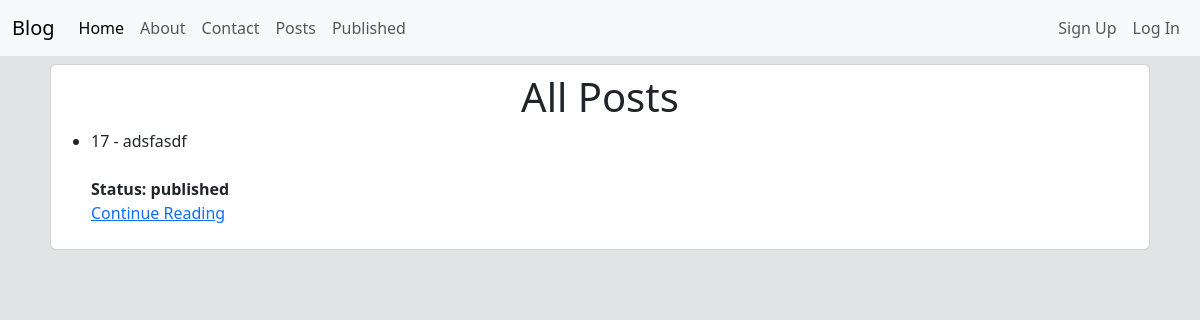
The app's page /posts/, older data.
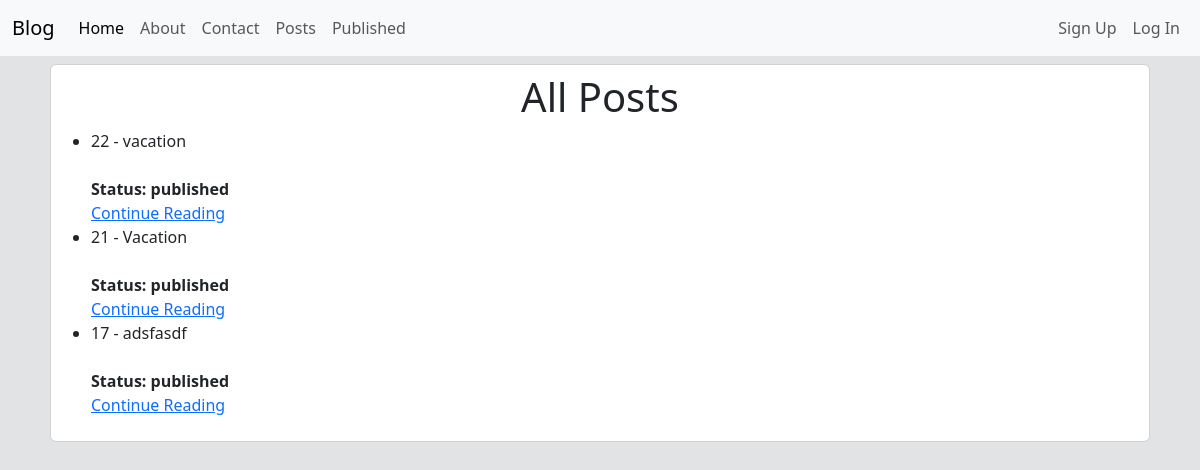
The same page, newer data.
### posts/models.py (models this page shows, shortened)
class Post(models.Model): # oop (object oriented programing)
    title = models.CharField(max_length=128)  # string
    subtitle = models.CharField(max_length=256)  # string
    body = models.TextField()  # string
    created_on = models.DateTimeField(auto_now_add=True)  # date / datetime
    author = models.ForeignKey(
        get_user_model(),
        on_delete=models.CASCADE
    )  # User model
    status = models.ForeignKey(
        Status,
        on_delete=models.DO_NOTHING
    )

class Status(models.Model):
    class Meta:
        verbose_name_plural = "status"
    name = models.CharField(max_length=128, unique=True)
    description = models.CharField(max_length=200, help_text="Write a descrition about the status")
    def __str__(self):
        return f"{self.name}"

### posts/views.py (the view)
# urls.py: path("", PostListView.as_view(), name="post_list"),
class PostListView(ListView): # GET requestto dysplay a liust of posts
    template_name = "post/list.html"
    published_status = Status.objects.get(name="published")
    queryset = Post.objects.filter(status=published_status).order_by("created_on").reverse()
    context_object_name = "posts"
    def get_context_data(self, **kwargs):
        context = super().get_context_data(**kwargs)
        context["post_status"] = "All"
        return context

### templates/post/list.html (shortened to what this page needs)
{% extends 'base.html' %}
{% block content %}
    <body class="bg-secondary-subtle">
        <div class="card p-2 m-2">
            <h1 class="text-center">All Posts</h1>
            <ul>
                {% for post in posts %}
                    <li>{{post.id}} - {{ post.title}}</li><br>
                    <span><strong>Status: {{post.status }}</strong></span><br>
                    <a href="{% url 'post_detail' post.id %}">Continue Reading</a>
                {% endfor %}
            </ul>
        </div>
    </body>
{% endblock %}

### templates/base.html (shortened to what this page needs)
<!DOCTYPE html>
<html lang="en">
<head>
    <link href="https://cdn.jsdelivr.net/npm/bootstrap@5.3.8/dist/css/bootstrap.min.css" rel="stylesheet">
</head>
<body>
    {% include 'navbar.html' %}
     <div class="container">
    {%block content%}
    {%endblock%}
    </div>
</body>
</html>

### templates/navbar.html (shortened to what this page needs)
<nav class="navbar navbar-expand-lg bg-body-tertiary">
  <div class="container-fluid">
    <a class="navbar-brand" href="{% url 'home' %}">Blog</a>
    <div class="collapse navbar-collapse" id="navbarSupportedContent">
      <ul class="navbar-nav me-auto mb-2 mb-lg-0">
        <li class="nav-item">
          <a class="nav-link active" aria-current="page" href="{% url 'home' %}">Home</a>
        </li>
        <li class="nav-item">
          <a class="nav-link" href="{% url 'about' %}">About</a>
        </li>
        <li class="nav-item">
          <a class="nav-link" href="{% url 'contact' %}">Contact</a>
        </li>
        <li class="nav-item">
          <a class="nav-link" href="{% url 'post_list' %}">Posts</a>
        </li>
        <li class="nav-item">
          <a class="nav-link" href="{% url 'post_list' %}">Published</a>
        </li>
      </ul>
      <ul class="navbar-nav ms-auto mb-2 mb-lg-0 align-items-center">
        {% if user.is_authenticated %}
          <li class="nav-item me-2">
            <span class="badge text-bg-info">{{ user.username }}</span>
          </li>
          <li class="nav-item">
            <a class="nav-link" href="{% url 'password_change' %}">Change Password</a>
          </li>
          <li class="nav-item">
            <form action="{% url 'logout' %}" method="post" class="d-inline">
              {% csrf_token %}
              <button type="submit" class="btn btn-link nav-link py-0">Log Out</button>
            </form>
          </li>
        {% else %}
          <li class="nav-item">
            <a class="nav-link" href="{% url 'signup' %}">Sign Up</a>
          </li>
          <li class="nav-item">
            <a class="nav-link" href="{% url 'login' %}">Log In</a>
          </li>
        {% endif %}
      </ul>
    </div>
  </div>
</nav>

Row changes from the older to the newer data that the page shows:
added Post: id "22", title "vacation", status "published"
added Post: id "21", title "Vacation", status "published"
